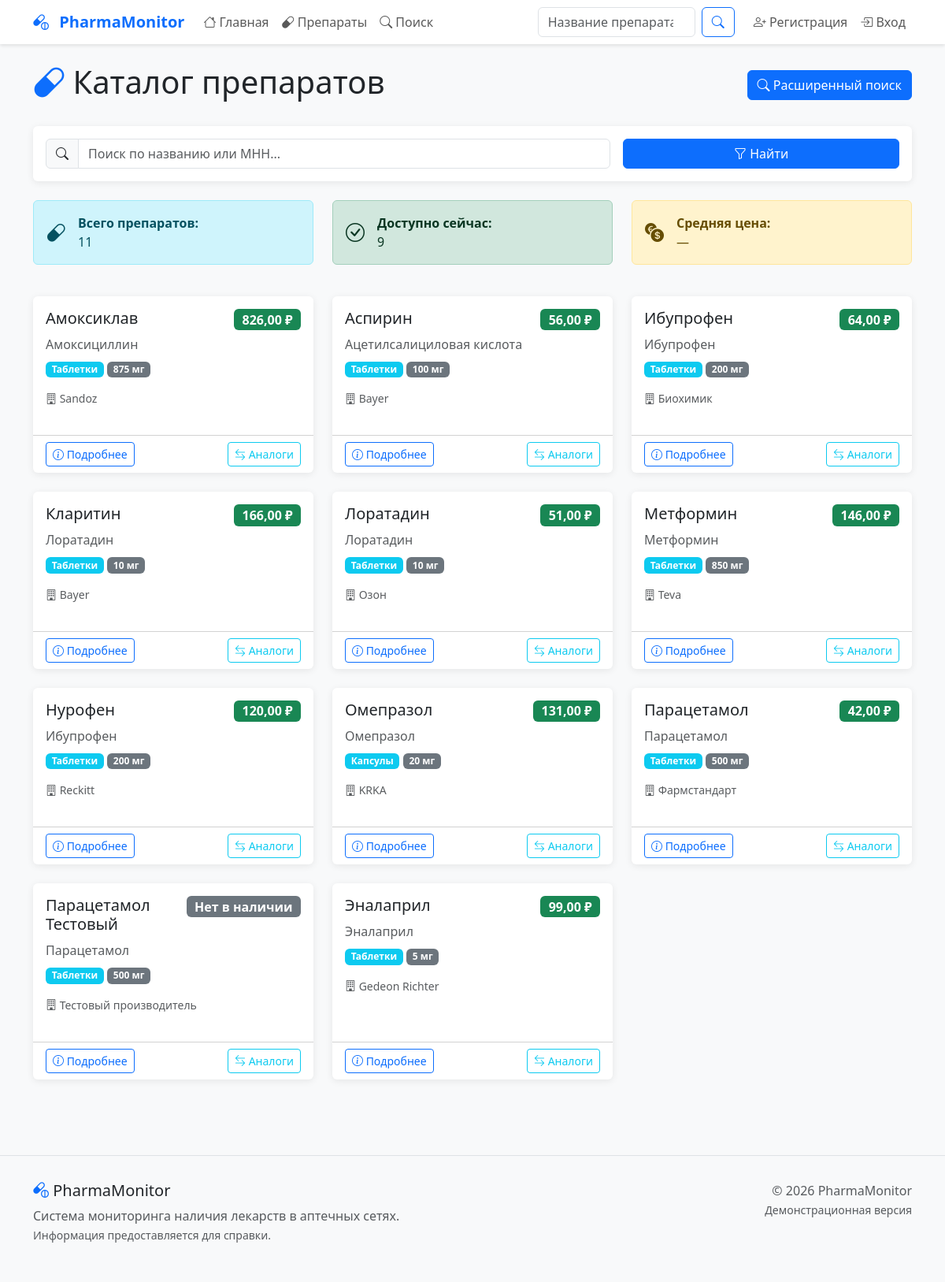
/drugs/, run on the app's committed database.
### drugs/models.py (models this page shows, shortened)
class Drug(models.Model):
    mnn = models.CharField("МНН (Международное название)", max_length=255)
    trade_name = models.CharField("Торговое название", max_length=255)
    form = models.CharField("Форма выпуска", max_length=100)
    dosage = models.CharField("Дозировка", max_length=100)
    manufacturer = models.CharField("Производитель", max_length=255)
    atx_code = models.CharField("АТХ код", max_length=20, blank=True, null=True)
    description = models.TextField("Описание", blank=True, null=True)
    created_at = models.DateTimeField("Дата добавления", auto_now_add=True)
    updated_at = models.DateTimeField("Дата обновления", auto_now=True)
    class Meta:
        verbose_name = "Препарат"
        verbose_name_plural = "Препараты"
        ordering = ['trade_name']

### drugs/views.py (the view)
# urls.py: path('', views.drug_list, name='drug_list'),
def drug_list(request):
    query = request.GET.get('q', '')
    drugs = Drug.objects.annotate(
        min_price=Min('availability__price'),
        pharmacy_count=Count('availability', distinct=True)
    ).all()
    if query:
        drugs = drugs.filter(
            Q(trade_name__icontains=query) |
            Q(mnn__icontains=query) |
            Q(manufacturer__icontains=query)
        )
    drugs = drugs.order_by('trade_name')
    available_drugs = drugs.filter(availability__is_available=True).distinct().count()
    return render(request, 'drugs/drug_list.html', {
        'drugs': drugs,
        'total_drugs': drugs.count(),
        'available_drugs': available_drugs,
        'query': query,
    })

### drugs/templates/drugs/drug_list.html (shortened to what this page needs)
{% extends 'base.html' %}
{% block content %}
<div class="d-flex justify-content-between align-items-center mb-4">
    <h1><i class="bi bi-capsule text-primary"></i> Каталог препаратов</h1>
    <a href="{% url 'drugs:drug_search' %}" class="btn btn-primary">
        <i class="bi bi-search"></i> Расширенный поиск
    </a>
</div>
<div class="card mb-4">
    <div class="card-body">
        <form method="get" class="row g-3">
            <div class="col-md-8">
                <div class="input-group">
                    <span class="input-group-text">
                        <i class="bi bi-search"></i>
                    </span>
                    <input type="text" class="form-control" name="q"
                           placeholder="Поиск по названию или МНН..."
                           value="{{ query|default:'' }}">
                </div>
            </div>
            <div class="col-md-4">
                <button type="submit" class="btn btn-primary w-100">
                    <i class="bi bi-funnel"></i> Найти
                </button>
            </div>
        </form>
    </div>
</div>
<div class="row mb-4">
    <div class="col-md-4">
        <div class="alert alert-info d-flex align-items-center">
            <i class="bi bi-capsule me-3 fs-4"></i>
            <div>
                <strong>Всего препаратов:</strong><br>
                {{ total_drugs|default:"3" }}
            </div>
        </div>
    </div>
    <div class="col-md-4">
        <div class="alert alert-success d-flex align-items-center">
            <i class="bi bi-check-circle me-3 fs-4"></i>
            <div>
                <strong>Доступно сейчас:</strong><br>
                {{ available_drugs|default:"3" }}
            </div>
        </div>
    </div>
    <div class="col-md-4">
        <div class="alert alert-warning d-flex align-items-center">
            <i class="bi bi-currency-exchange me-3 fs-4"></i>
            <div>
                <strong>Средняя цена:</strong><br>
                {% if drugs and drugs.0.lowest_price %}
                    {{ drugs.0.lowest_price }} ₽
                {% else %}
                    —
                {% endif %}
            </div>
        </div>
    </div>
</div>
{% if drugs %}
<div class="row">
    {% for drug in drugs %}
    <div class="col-md-4 mb-4">
        <div class="card h-100">
            <div class="card-body">
                <div class="d-flex justify-content-between align-items-start mb-2">
                    <h5 class="card-title">{{ drug.trade_name }}</h5>
                    {% if drug.min_price %}
                    <span class="badge bg-success fs-6">{{ drug.min_price|floatformat:2 }} ₽</span>
                    {% else %}
                    <span class="badge bg-secondary fs-6">Нет в наличии</span>
                    {% endif %}
                </div>
                <h6 class="card-subtitle mb-2 text-muted">{{ drug.mnn }}</h6>
                <div class="mb-3">
                    <span class="badge bg-info">{{ drug.form }}</span>
                    <span class="badge bg-secondary">{{ drug.dosage }}</span>
                </div>
                <p class="card-text text-muted small">
                    <i class="bi bi-building"></i> {{ drug.manufacturer }}
                </p>
            </div>
            <div class="card-footer bg-transparent">
                <div class="d-flex justify-content-between">
                    <a href="{% url 'drugs:drug_detail' drug.id %}" class="btn btn-sm btn-outline-primary">
                        <i class="bi bi-info-circle"></i> Подробнее
                    </a>
                    <a href="{% url 'drugs:drug_search' %}?mnn={{ drug.mnn }}" class="btn btn-sm btn-outline-info">
                        <i class="bi bi-arrow-left-right"></i> Аналоги
                    </a>
                </div>
            </div>
        </div>
    </div>
    {% endfor %}
</div>
{% endif %}
{% endblock %}

### templates/base.html (style rules this page uses)
body { font-family: 'Segoe UI', system-ui, -apple-system, sans-serif; background-color: #f8f9fa; }
.card { border: none; box-shadow: 0 2px 10px rgba(0,0,0,0.08); transition: transform 0.2s; margin-bottom: 20px; }

### data on the page
Drug: trade_name "Амоксиклав", min_price "826,00", mnn "Амоксициллин", form "Таблетки", dosage "875 мг", manufacturer "Sandoz"
Drug: trade_name "Аспирин", min_price "56,00", mnn "Ацетилсалициловая кислота", form "Таблетки", dosage "100 мг", manufacturer "Bayer"
Drug: trade_name "Ибупрофен", min_price "64,00", mnn "Ибупрофен", form "Таблетки", dosage "200 мг", manufacturer "Биохимик"
Drug: trade_name "Кларитин", min_price "166,00", mnn "Лоратадин", form "Таблетки", dosage "10 мг", manufacturer "Bayer"
Drug: trade_name "Лоратадин", min_price "51,00", mnn "Лоратадин", form "Таблетки", dosage "10 мг", manufacturer "Озон"
Drug: trade_name "Метформин", min_price "146,00", mnn "Метформин", form "Таблетки", dosage "850 мг", manufacturer "Teva"
Drug: trade_name "Нурофен", min_price "120,00", mnn "Ибупрофен", form "Таблетки", dosage "200 мг", manufacturer "Reckitt"
Drug: trade_name "Омепразол", min_price "131,00", mnn "Омепразол", form "Капсулы", dosage "20 мг", manufacturer "KRKA"
Drug: trade_name "Парацетамол", min_price "42,00", mnn "Парацетамол", form "Таблетки", dosage "500 мг", manufacturer "Фармстандарт"
Drug: trade_name "Парацетамол Тестовый", shows "Нет в наличии", mnn "Парацетамол", form "Таблетки", dosage "500 мг", manufacturer "Тестовый производитель"
Drug: trade_name "Эналаприл", min_price "99,00", mnn "Эналаприл", form "Таблетки", dosage "5 мг", manufacturer "Gedeon Richter"

### other printed values
{{ total_drugs|default:"3" }} "11"
{{ available_drugs|default:"3" }} "9"
